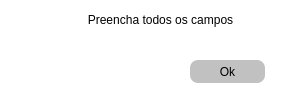
<?xml version="1.0" encoding="UTF-8"?>
<ui version="4.0">
 <class>ERRO</class>
 <widget class="QDialog" name="ERRO">
  <property name="geometry">
   <rect>
    <x>0</x>
    <y>0</y>
    <width>293</width>
    <height>98</height>
   </rect>
  </property>
  <property name="windowTitle">
   <string>Dialog</string>
  </property>
  <property name="styleSheet">
   <string notr="true">background-color: white;</string>
  </property>
  <widget class="QLabel" name="label">
   <property name="geometry">
    <rect>
     <x>60</x>
     <y>10</y>
     <width>201</width>
     <height>21</height>
    </rect>
   </property>
   <property name="styleSheet">
    <string notr="true">background-color: rgb(255, 255, 255);
font: 75 italic 12pt &quot;Arial&quot;;
border-radius: 15px;</string>
   </property>
   <property name="text">
    <string>&lt;html&gt;&lt;head/&gt;&lt;body&gt;&lt;p align=&quot;center&quot;&gt;Preencha todos os campos&lt;/p&gt;&lt;/body&gt;&lt;/html&gt;</string>
   </property>
  </widget>
  <widget class="QPushButton" name="okpreenchatodoscampos">
   <property name="geometry">
    <rect>
     <x>190</x>
     <y>60</y>
     <width>75</width>
     <height>23</height>
    </rect>
   </property>
   <property name="styleSheet">
    <string notr="true">border-radius: 8px;
background-color: rgb(193, 193, 193);</string>
   </property>
   <property name="text">
    <string>Ok</string>
   </property>
  </widget>
  <widget class="QLabel" name="label_2">
   <property name="geometry">
    <rect>
     <x>70</x>
     <y>40</y>
     <width>61</width>
     <height>51</height>
    </rect>
   </property>
   <property name="styleSheet">
    <string notr="true">image: url(:/newPrefix/aviso.png);</string>
   </property>
   <property name="text">
    <string/>
   </property>
  </widget>
 </widget>
 <resources>
  <include location="img/img.qrc"/>
 </resources>
 <connections/>
</ui>
